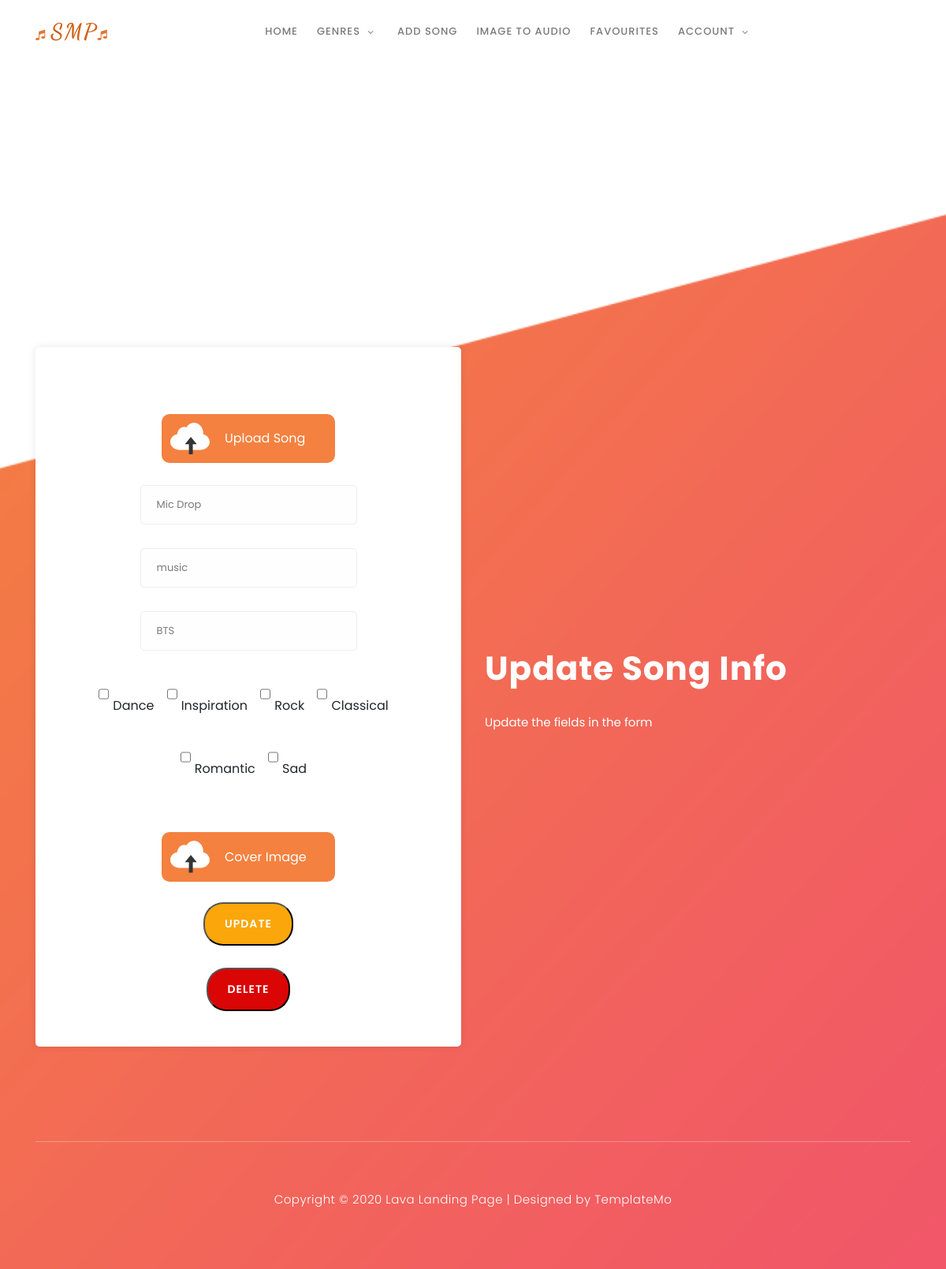
Screenshot of /main/update_song/38 (signed in) with the database file from the repository.
### main/models.py (models this page shows, shortened)
class Song(models.Model):
    file_name = models.FileField(upload_to='songs',default='aot.mp3')
    title = models.CharField(max_length=100)
    artist = models.CharField(max_length=100,default=' ',blank=True)
    user = models.ForeignKey(User,on_delete=models.CASCADE,related_name='addedby')
    album = models.CharField(max_length=100, blank=True)
    tags = models.CharField(max_length=50, blank=True)
    cover_image = models.ImageField(default='default_cover.jpg',upload_to='cover_images')
    play_count = models.IntegerField(default=0)
    added_date = models.DateTimeField(auto_now_add=True)
    likedby = models.ManyToManyField(User,related_name='likedby',blank=True)
    is_pdf = models.BooleanField(default=False)
    class Meta:
        unique_together = [['user','title','added_date']]

### main/views.py (the view)
# urls.py: path('update_song/<int:id>', views.update_song, name='update_song'),
def update_song(request,id):
    if not request.user.is_authenticated:
        return redirect('errorpage')
    getSong = Song.objects.get(id=id)
    context = {
        'song' : getSong,
    }
    return render(request,'main/update_song.html',context)

### main/templates/main/update_song.html (shortened to what this page needs)
{% include 'main/header.html' %}
{% load static %}
<footer id="contact-us">
    <div class="container">
        <div class="footer-content">
            <div class="row">
                <div class="col-lg-6 col-md-12 col-sm-12">
                    <div class="contact-form">
                        <form id="contact" action="" method="post">
                            <div class="row">
                              <div class="main-wrapper input-style">
                                <div class="upload-main-wrapper">
                                        <div class="upload-wrapper">
                                                <span class="file-upload-text">Upload Song</span>
                                            </div> <br>
                                </div>
                            </div>
                                <div class="col-lg-12 input-style">
                                    <fieldset>
                                        <input name="title" type="text" id="title" placeholder="{{ song.title }}"
                                            required="" style="background-color: rgba(250,250,250,0.3);">
                                    </fieldset>
                                </div>
                                <div class="col-lg-12 input-style">
                                  <fieldset>
                                    <input name="album" type="text" id="album" placeholder="{{ song.album }}"
                                        required="" style="background-color: rgba(250,250,250,0.3);">
                                </fieldset>
                                </div>
                                <div class="col-lg-12 input-style">
                                    <fieldset>
                                      <input name="artist" type="text" id="artist" placeholder="{{ song.artist }}"
                                          required="" style="background-color: rgba(250,250,250,0.3);">
                                  </fieldset>
                                  </div>
                                <div class="multiselect">
                                  <div class="form-check form-check-inline">
                                    <input class="form-check-input" type="checkbox" id="inlineCheckbox1" value="option1">
                                    <label class="form-check-label" for="inlineCheckbox1">Dance</label>
                                  </div>
                                  <div class="form-check form-check-inline">
                                    <input class="form-check-input" type="checkbox" id="inlineCheckbox2" value="option2">
                                    <label class="form-check-label" for="inlineCheckbox2">Inspiration</label>
                                  </div>
                                  <div class="form-check form-check-inline">
                                    <input class="form-check-input" type="checkbox" id="inlineCheckbox2" value="option2">
                                    <label class="form-check-label" for="inlineCheckbox2">Rock</label>
                                  </div>
                                  <div class="form-check form-check-inline">
                                    <input class="form-check-input" type="checkbox" id="inlineCheckbox2" value="option2">
                                    <label class="form-check-label" for="inlineCheckbox2">Classical</label>
                                  </div>
                                  <div class="form-check form-check-inline">
                                    <input class="form-check-input" type="checkbox" id="inlineCheckbox2" value="option2">
                                    <label class="form-check-label" for="inlineCheckbox2">Romantic</label>
                                  </div>
                                  <div class="form-check form-check-inline">
                                    <input class="form-check-input" type="checkbox" id="inlineCheckbox2" value="option2">
                                    <label class="form-check-label" for="inlineCheckbox2">Sad</label>
                                  </div>
                                </div>
                                <div class="main-wrapper input-style">
                                  <div class="upload-main-wrapper">
                                          <div class="upload-wrapper2">
                                                  <span class="cover-upload-text">Cover Image</span>
                                              </div>
                                  </div>
                              </div>
                              <br>
                              <div class="col-lg-12">
                                <fieldset>
                                    <button class="main-button-slider" style="margin:5%">
                                        Update
                                    </button>
                                </fieldset>
                            </div>
                            <div class="col-lg-12">
                                <fieldset>
                                    <button class="main-button-slider" style="background-color: #da0505">
                                        Delete
                                    </button>
                                </fieldset>
                            </div>
                            </div>
                        </form>
                    </div>
                </div>
                <div class="right-content col-lg-6 col-md-12 col-sm-12">
                    <h2>Update Song Info</h2>
                    <p>Update the fields in the form</p>
                </div>
            </div>
        </div>
        <div class="row">
            <div class="col-lg-12">
                <div class="sub-footer">
                    <p>Copyright &copy; 2020 Lava Landing Page
                    | Designed by <a rel="nofollow" href="https://templatemo.com">TemplateMo</a></p>
                </div>
            </div>
        </div>
    </div>
</footer>
      </body>
      </html>

### main/static/main/assets/css/templatemo-lava.css (style rules this page uses)
html, body, div, span, applet, object, iframe, h1, h2, h3, h4, h5, h6, p, blockquote, div pre, a, abbr, acronym, address, big, cite, code, del, dfn, em, font, img, ins, kbd, q, s, samp, small, strike, strong, sub, sup, tt, var, b, u, i, center, dl, dt, dd, ol, ul, li, figure, header, nav, section, article, aside, footer, figcaption { margin: 0; padding: 0; border: 0; outline: 0; }
header, nav, section, article, aside, footer, hgroup { display: block; }
* { box-sizing: border-box; }
html, body { font-family: 'Poppins', sans-serif; font-weight: 400; background-color: #fff; font-size: 16px; -ms-text-size-adjust: 100%; -webkit-font-smoothing: antialiased; -moz-osx-font-smoothing: grayscale; }
a { text-decoration: none !important; }
h1, h2, h3, h4, h5, h6 { margin-top: 0px; margin-bottom: 0px; }
p { font-size: 15px; line-height: 25px; color: #888; }
html, body { background: #fff; font-family: 'Poppins', sans-serif; }
button.main-button-slider { font-size: 14px; border-radius: 25px; padding: 15px 25px; margin-top: 5px; background-color: #fba70b; text-transform: uppercase; color: #fff; font-weight: 600; letter-spacing: 1px; -webkit-transition: all 0.3s ease 0s; -moz-transition: all 0.3s ease 0s; -o-transition: all 0.3s ease 0s; transition: all 0.3s ease 0s; }
footer { margin-top: 200px; padding-top: 120px; background-image: url(../images/footer-bg.png); background-repeat: no-repeat; background-position: center center; background-size: cover; width: 100%; }
footer .footer-content { padding: 120px 0px; }
.contact-form { position: relative; padding: 45px; border-radius: 5px; background-color: #fff; box-shadow: 0px 0px 10px rgba(0,0,0,0.1); }
footer .right-content { align-self: center; }
.contact-form input, .contact-form textarea { color: #777; font-size: 13px; border: 1px solid #eee; background-color: #f7f7f7; border-radius: 5px; height: 50px; outline: none; padding-left: 20px; margin-bottom: 30px; }
.input-style { width: 100%; padding-left: 20px; padding-right: 20px; -webkit-appearance: none; -moz-appearance: none; appearance: none; }
.contact-form { text-align: center; }
.contact-form ::placeholder { color: #7a7a7a; }
.footer-content .right-content { color: #fff; }
.footer-content .right-content h2 { margin-top: 0px; margin-bottom: 30px; font-size: 42px; text-transform: capitalize; font-weight: 700; letter-spacing: 1px; }
.footer-content .right-content p { color: #FFF; }
footer .sub-footer { padding: 60px 0px; border-top: 1px solid rgba(250,250,250,0.3); text-align: center; }
footer .sub-footer a { color: #FFF; }
footer .sub-footer p { color: #fff; font-size: 15px; font-weight: 300; letter-spacing: 0.5px; }

### main/templates/main/update_song.html (style rules this page uses)
body { margin: 0; padding: 0; font-family: 'Poppins', sans-serif; }
* { box-sizing: border-box; }
svg:not(:root) { overflow: hidden; }
.main-wrapper { max-width: 1170px; text-align: center; }
.upload-main-wrapper { width: 220px; margin: 0 auto; }
.upload-wrapper { display: flex; align-items: center; justify-content: flex-start; margin: 40px auto 0; position: relative; cursor: pointer; background-color: #f4813f; padding: 8px 10px; border-radius: 10px; overflow: hidden; transition: 0.2s linear all; color: #ffffff; padding: 5% }
.upload-wrapper > svg { width: 50px; height: auto; cursor: pointer; }
.upload-wrapper .file-upload-text { position: absolute; left: 80px; opacity: 1; visibility: visible; transition: 0.2s linear all; }
.upload-wrapper2 { display: flex; align-items: center; justify-content: flex-start; margin: 40px auto 0; position: relative; cursor: pointer; background-color: #f4813f; padding: 8px 10px; border-radius: 10px; overflow: hidden; transition: 0.2s linear all; color: #ffffff; padding: 5%; }
.upload-wrapper2 > svg { width: 50px; height: auto; cursor: pointer; }
.upload-wrapper2 .cover-upload-text { position: absolute; left: 80px; opacity: 1; visibility: visible; transition: 0.2s linear all; }

### rows the page displays
Song: title "Mic Drop", album "music", artist "BTS"
